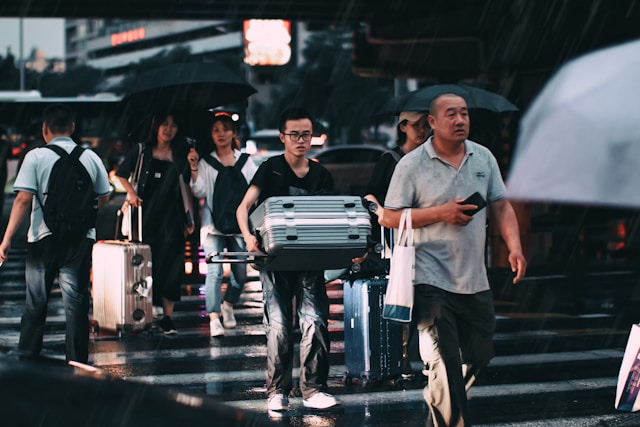
#> input picture python_practice/dataset/img_1.jpg, 640 x 427 px, found by its file name
$ python day4_4.py
#> lines starting #> are read from the running program, lines starting #| are printed output that depends on the picture
import os
import cv2
import numpy as np

img_color = cv2.imread("/home/jacey/桌面/yolo_project/python_practice/dataset/img_1.jpg")  # 彩色图（BGR格式，OpenCV默认)
#> img_color is the input picture: shape (427, 640, 3); mean B, G, R 73.5, 69.8, 64.7
if img_color is None:
    raise FileNotFoundError("图片读取失败，请检查:1.dataset文件夹是否存在;2.img_1.jpg是否在dataset内")

img_gray = cv2.cvtColor(img_color, cv2.COLOR_BGR2GRAY)  # 转换为灰度图
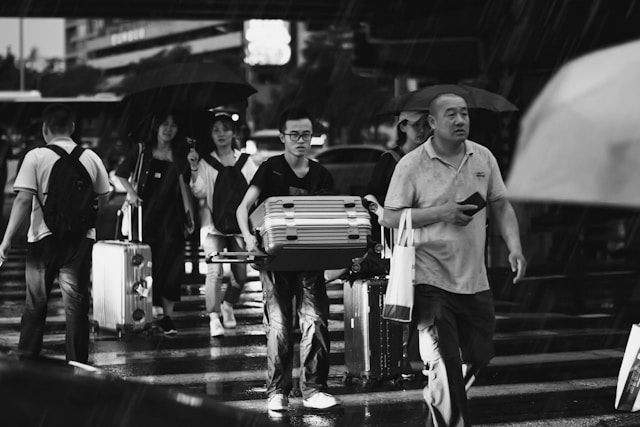
#> img_gray: shape (427, 640); min 0, max 254, mean 68.7

# 3. 保存图像（用于后续数据集预处理备份）
cv2.imwrite("/home/jacey/桌面/yolo_project/python_practice/img_1_gray.jpg", img_gray)
print("灰度图已保存为 img_1_gray.jpg")

# 2. 显示图像（CPU环境适配，避免卡顿）
cv2.imshow("Color Image", img_color)
cv2.imshow("Gray Image", img_gray)
cv2.waitKey(0)  # 按任意键关闭窗口
cv2.destroyAllWindows()  # 释放窗口资源，避免内存泄漏

# 1. 图像缩放（YOLOv8默认输入640×480，保持宽高比）
target_size = (640, 480)
img_resized = cv2.resize(img_color, target_size, interpolation=cv2.INTER_AREA)  # 缩小用INTER_AREA，更清晰
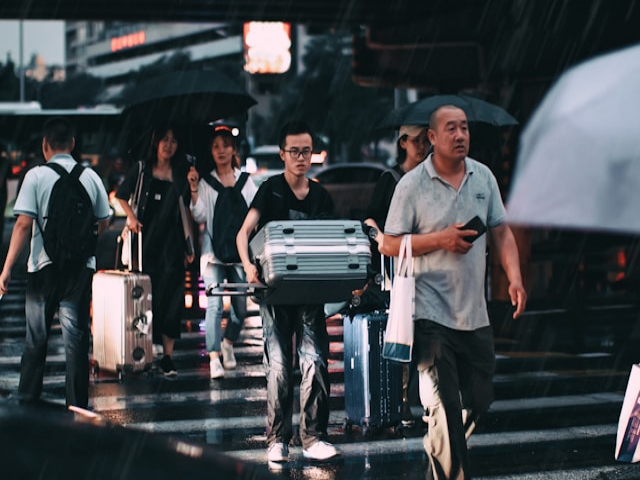
#> img_resized: shape (480, 640, 3); mean B, G, R 73.4, 69.7, 64.6
print(f"原图像尺寸：{img_color.shape}，缩放后尺寸：{img_resized.shape}")
#| 原图像尺寸：(427, 640, 3)，缩放后尺寸：(480, 640, 3)

# 2. 边缘检测（Canny算法，用于后续电子围栏边界识别、目标轮廓提取）
img_blur = cv2.GaussianBlur(img_gray, (7, 7), 0)  # 高斯模糊降噪（核心预处理步骤）
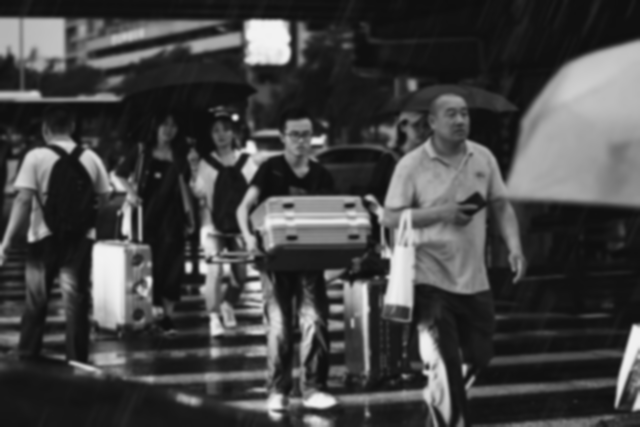
#> img_blur: shape (427, 640); min 14, max 242, mean 68.7
edges = cv2.Canny(img_blur, threshold1=70, threshold2=150)  # 阈值可调整，50/150为通用最优值
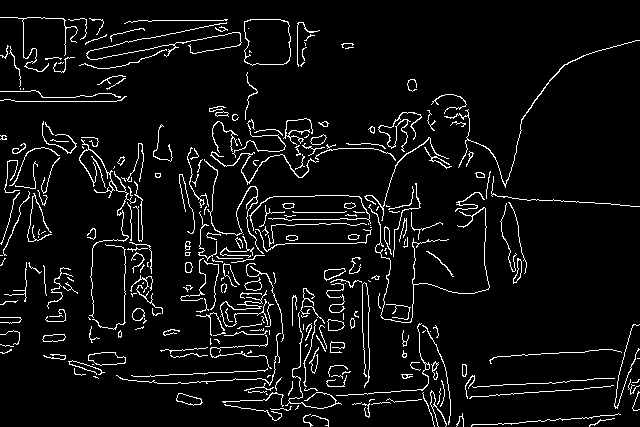
#> edges: shape (427, 640); 6% white in thin lines or dots

# 3. 显示预处理结果
cv2.imshow("Resized (640*640)", img_resized)
cv2.imshow("Canny Edges", edges)
cv2.waitKey(0)
cv2.destroyAllWindows()

# 4. 保存预处理结果（用于论文实验数据）
cv2.imwrite("img_1_resized.jpg", img_resized)
cv2.imwrite("img_1_edges.jpg", edges)
print("预处理图像已保存")

# 1. 复制缩放后的图像（避免修改原图）
img_visual = img_resized.copy()

# 2. 绘制矩形检测框（模拟YOLOv8检测行人，坐标为示例，可替换为真实检测结果）
# 矩形参数：图像、左上角坐标、右下角坐标、颜色（BGR）、线宽
cv2.rectangle(img_visual, (220, 160), (380, 440), (0, 255, 0), 2)

# 3. 叠加文字标签（行人+置信度）
# 文字参数：图像、文字内容、坐标、字体、字号、颜色、线宽
cv2.putText(img_visual, "Person: 0.92", (220, 150), cv2.FONT_HERSHEY_SIMPLEX, 0.7, (0, 255, 0), 2)
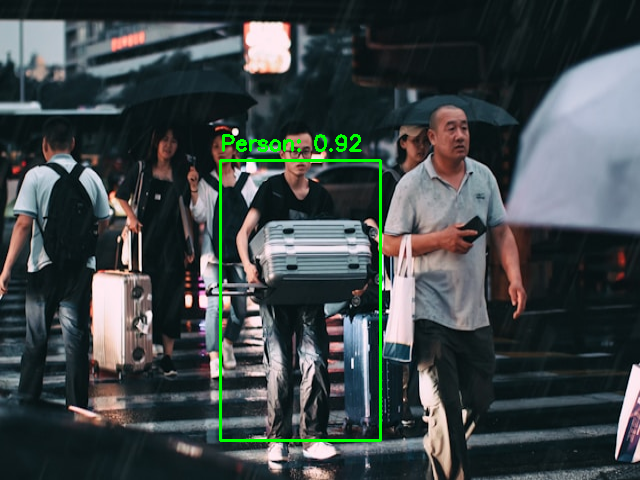
#> img_visual: shape (480, 640, 3); mean B, G, R 72.6, 71.9, 63.9

# 4. 显示可视化结果
cv2.imshow("YOLO-like Detection Visualization", img_visual)
cv2.waitKey(0)
cv2.destroyAllWindows()

# 5. 保存可视化结果（用于论文图表、答辩演示）
cv2.imwrite("img_1_visualization.jpg", img_visual)
print("可视化结果已保存")

$ run again, with python_practice/dataset/Img_4.jpg copied over python_practice/dataset/img_1.jpg
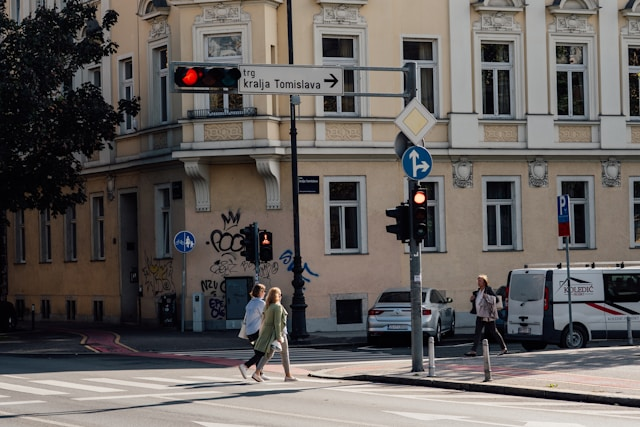
#> input picture python_practice/dataset/Img_4.jpg, 640 x 427 px, found by its file name
#> img_color is the input picture: shape (427, 640, 3); mean B, G, R 92.3, 94.8, 99.4
#| 原图像尺寸：(427, 640, 3)，缩放后尺寸：(480, 640, 3)
#> `edges = cv2.Canny(img_blur, threshold1=70, threshold2=150)`:
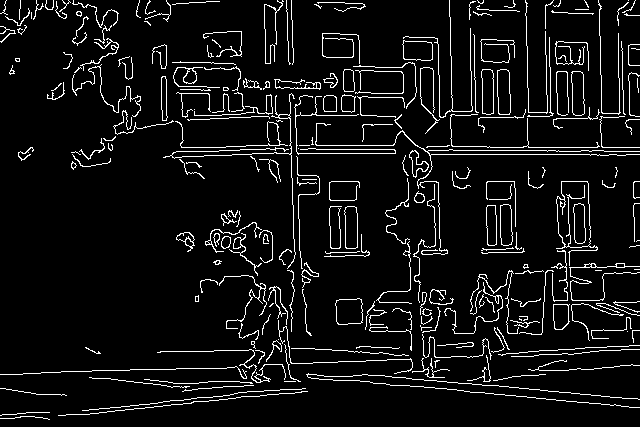
#> edges: shape (427, 640); 6.9% white in thin lines or dots
#> `cv2.putText(img_visual, "Person: 0.92", (220, 150), cv2.FONT_HERSHEY_S..`:
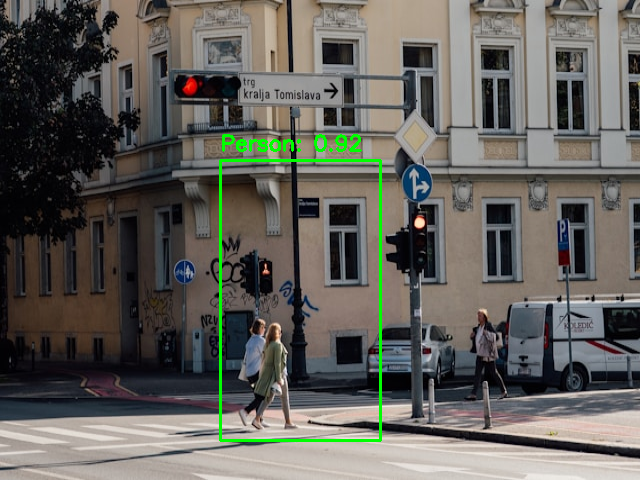
#> img_visual: shape (480, 640, 3); mean B, G, R 91, 96.4, 97.9

$ run again, with python_practice/dataset/img_2.jpg copied over python_practice/dataset/img_1.jpg
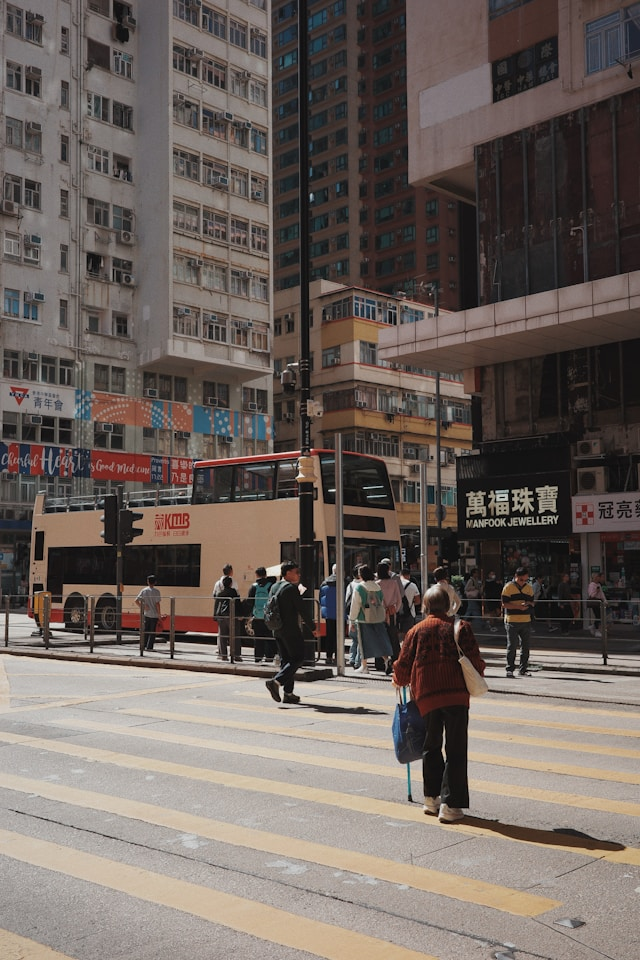
#> input picture python_practice/dataset/img_2.jpg, 640 x 960 px, found by its file name
#> img_color is the input picture: shape (960, 640, 3); mean B, G, R 92.9, 98.5, 108.8
#| 原图像尺寸：(960, 640, 3)，缩放后尺寸：(480, 640, 3)
#> `edges = cv2.Canny(img_blur, threshold1=70, threshold2=150)`:
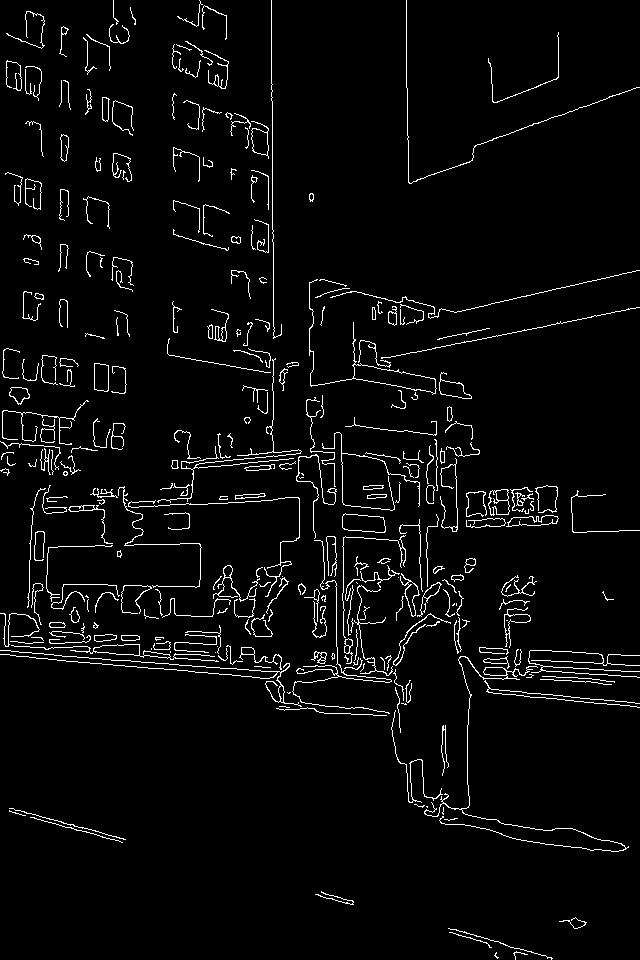
#> edges: shape (960, 640); 3.8% white in thin lines or dots
#> `cv2.putText(img_visual, "Person: 0.92", (220, 150), cv2.FONT_HERSHEY_S..`:
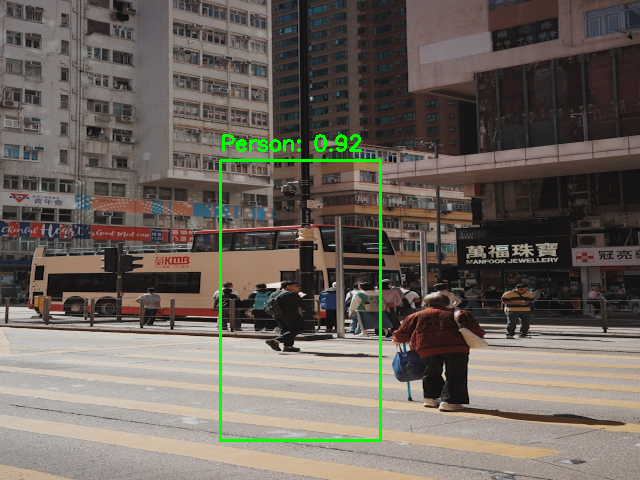
#> img_visual: shape (480, 640, 3); mean B, G, R 91.7, 100.2, 107.4

$ run again, with python_practice/dataset/img_3.jpg copied over python_practice/dataset/img_1.jpg
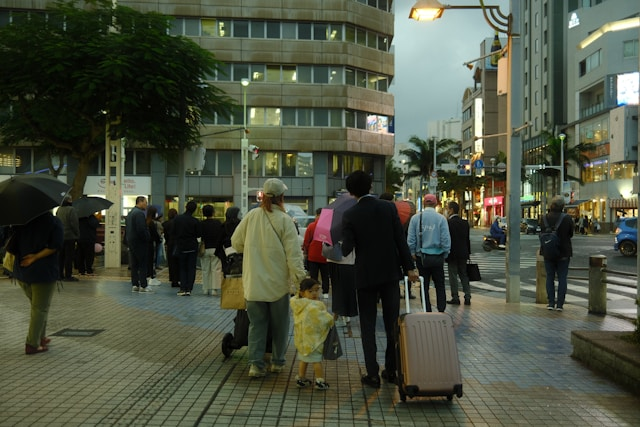
#> input picture python_practice/dataset/img_3.jpg, 640 x 427 px, found by its file name
#> img_color is the input picture: shape (427, 640, 3); mean B, G, R 65, 82, 76.1
#| 原图像尺寸：(427, 640, 3)，缩放后尺寸：(480, 640, 3)
#> `edges = cv2.Canny(img_blur, threshold1=70, threshold2=150)`:
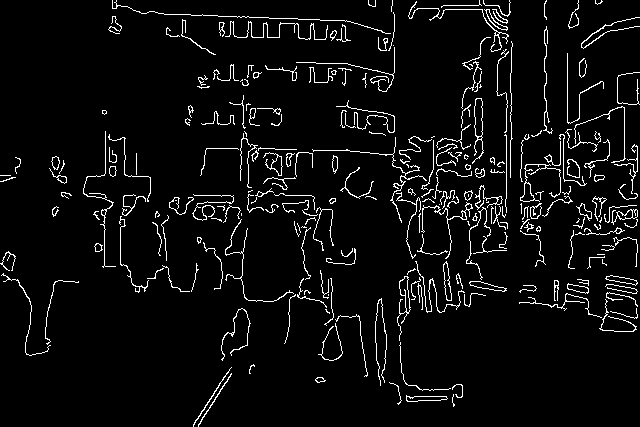
#> edges: shape (427, 640); 5.1% white in thin lines or dots
#> `cv2.putText(img_visual, "Person: 0.92", (220, 150), cv2.FONT_HERSHEY_S..`:
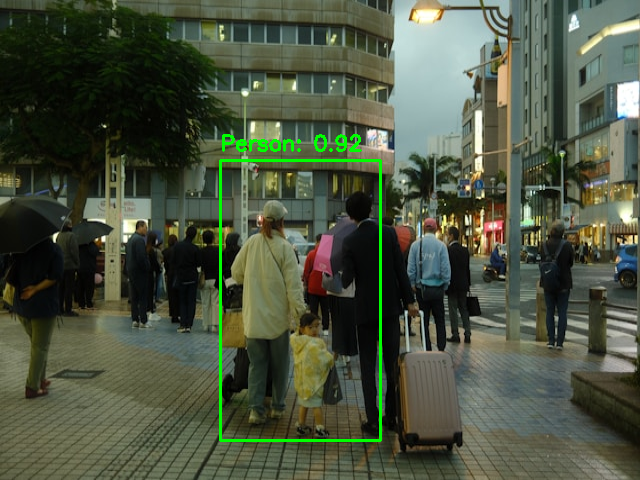
#> img_visual: shape (480, 640, 3); mean B, G, R 64.2, 84, 75.2
